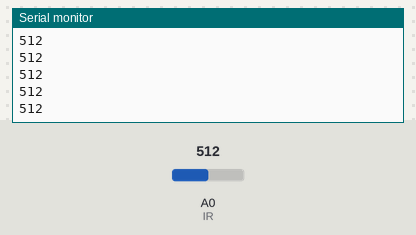
Bench run of a sketch on a simulated Arduino Uno, built with avr-gcc and run on an emulated ATmega328P. On the bench: the last lines printed to the serial monitor. The test bench sets the inputs (shaded band); at power-on: A0 (IR) = 512.

Above: at 1.2 s.
1.3 s: A0 (IR) set to 716
At 1.31 s:
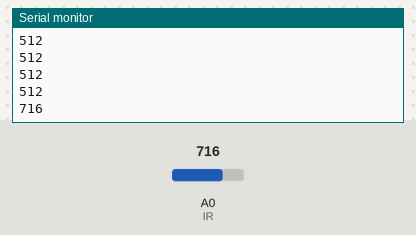
2.8 s: A0 (IR) set to 900
At 2.81 s:
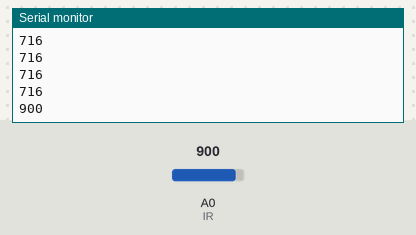
Timing chart, 0 to 5.8 s (numbered marks = the images above; inputs shaded):
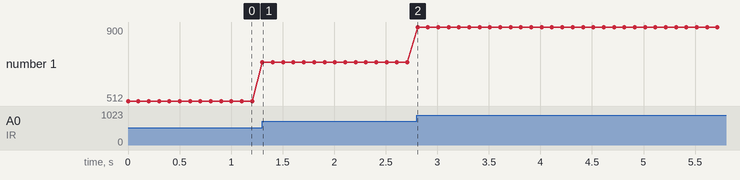

The sketch:

IR_sharp_sensor.ino
```cpp
/*Developed by Eng/kirollos Gerges Asaad
ACC Project
IR sharp sensor software*/
int IR = A0;  //pin A0
void setup(){
 Serial.begin(9600);
}
void loop(){
 int value = analogRead(IR);
 int sensor_reading =value;
 Serial.println(sensor_reading);
 delay(100);
}
```

Measured:
- after the input at 1.3 s, the serial monitor: prints a new line at once (image 1)
- after the input at 2.8 s, the serial monitor: prints a new line at once (image 2)
- plotted number 1: 512 → 716 after the input at 1.3 s, 716 → 900 after the input at 2.8 s
